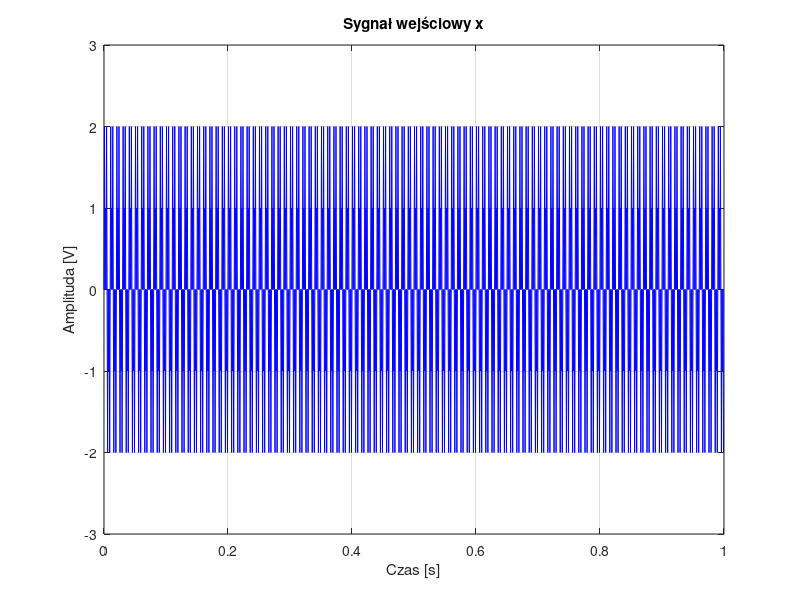
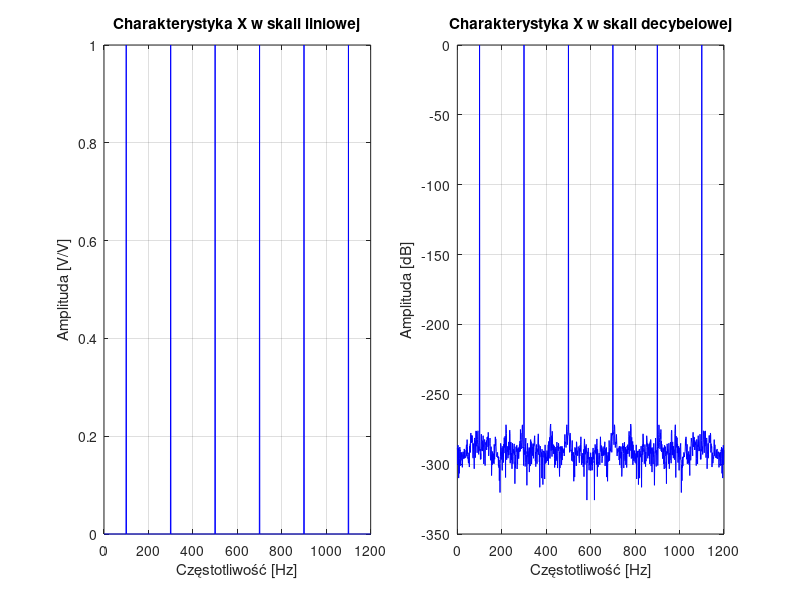
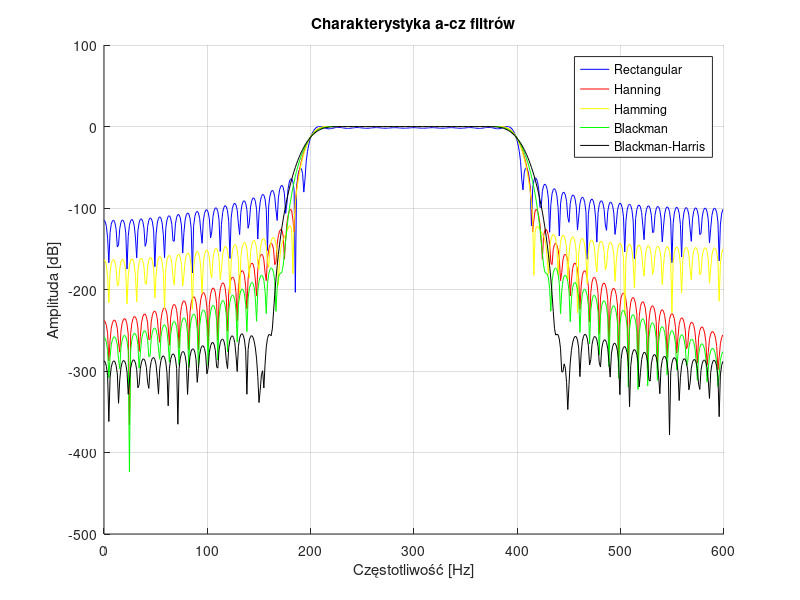
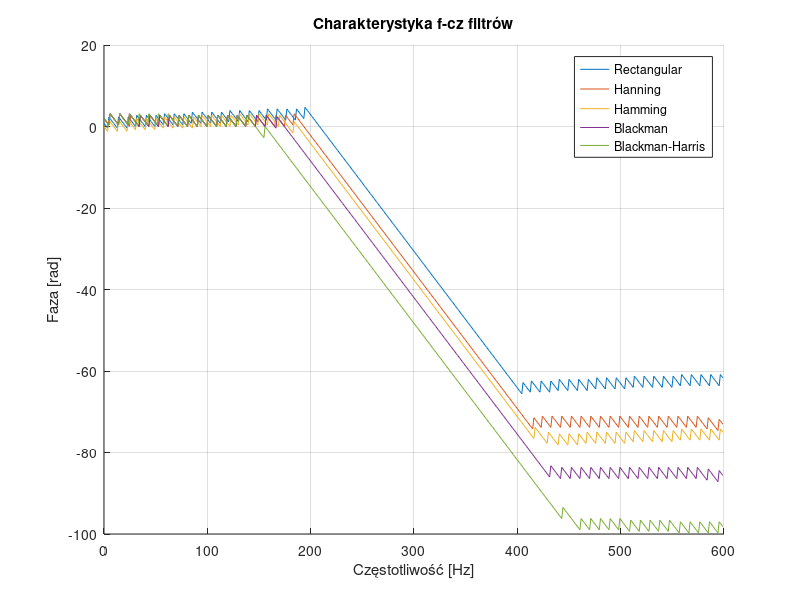

The MATLAB source for these figures, in order:
clc;
% Zadanie 1 - Projektowanie filtrów FIR metodą okien
clear all; close all;



%% Dane
N = 129;        % liczba próbek
fs = 1200;      % czżęstotliwość próbkowania

fp = 200;       % pasmo o szerokości 200Hz
fk = 400;       % częstotliwość środkowa 300Hz

band = [fp fk]/(fs/2);  % pasmo

%% Dane sygnał
L = 1200;
f1 = 100;
f2 = 300;
f3 = 500;

dt = 1/fs;                  % krok próbkowania
T  = L/fs;                  % czas trwania probkowania (1s)

sample = 0:dt:T-dt;         % przedział czasowy próbkowania

df = fs/L;
f  = 0:df:fs-df;

%% Tworzenie sygnału z sumy sinusów

s1 = @(t) sin(2*pi*f1*t);   
s2 = @(t) sin(2*pi*f2*t);
s3 = @(t) sin(2*pi*f3*t);

x = s1(sample) + s2(sample) + s3(sample);

X    = abs(fft(x)/(L/2));
X    = X/max(X);
Xlog = 20*log10(X);

%% Plotowanie sygnału wejściowego

t = dt*(0:L-1);
figure(1);
figure('Name', 'Sygnał wejściowy - suma 3 sygnałów (100Hz, 300Hz, 500Hz)');
set(figure(2),'units','points','position',[0,0,1440,750]);
plot(t, x,'b');
title('Sygnał wejściowy x');
xlabel('Czas [s]');
ylabel('Amplituda [V]');
grid;

figure('Name', 'Charakterystyka a-cz sygnału wejściowego');
set(figure(3),'units','points','position',[0,0,1440,750]);

subplot(1,2,1);
plot(f, abs(X),'b');
title('Charakterystyka X w skali liniowej');
xlabel('Częstotliwość [Hz]');
ylabel('Amplituda [V/V]');
grid;

subplot(1,2,2);
plot(f, Xlog,'b');
title('Charakterystyka X w skali decybelowej');
xlabel('Częstotliwość [Hz]');
ylabel('Amplituda [dB]');
grid;

%% Okna
wRct = rectwin(N);          % Prostokątne
wHan = hann(N);             % Hanning
wHam = hamming(N);          % Hamming
wBlk = blackman(N);         % Blackman
wBlH = blackmanharris(N);   % Blackman-Harris

%% Filtry
bRct = fir1(N-1, band, wRct);
bHan = fir1(N-1, band, wHan);
bHam = fir1(N-1, band, wHam);
bBlk = fir1(N-1, band, wBlk);
bBlH = fir1(N-1, band, wBlH);

% b = fir1(n,Wn,ftype) 
% designs a lowpass, highpass, bandpass, bandstop, or multiband filter,
% depending on the value of ftype and the number of elements of band.

[hRct, wRct] = freqz(bRct, 1, 512, fs);
[hHan, wHan] = freqz(bHan, 1, 512, fs);
[hHam, wHam] = freqz(bHam, 1, 512, fs);
[hBlk, wBlk] = freqz(bBlk, 1, 512, fs);
[hBlH, wBlH] = freqz(bBlH, 1, 512, fs);

% [h,w] = freqz(b,a,n) returns the n-point frequency response vector h 
% and the corresponding angular frequency vector w for the digital filter 
% with transfer function coefficients stored in b and a.

hRct    = hRct/max(hRct);
hlogRct = 20*log(abs(hRct));
hHan    = hHan/max(hHan);
hlogHam = 20*log(abs(hHam));
hHan    = hHan/max(hHan);
hlogHan = 20*log(abs(hHan));
hBlk    = hBlk/max(hBlk);
hlogBlk = 20*log(abs(hBlk));
hBlH    = hBlH/max(hBlH);
hlogBlH = 20*log(abs(hBlH));

%% Charakterystyka a-cz filtrów

figure('Name','Charakterystyka a-cz filtrów');
set(figure(4),'units','points','position',[0,0,1440,750]);
hold on;
plot(wRct, hlogRct,'b');
plot(wHan, hlogHan,'r');
plot(wHam, hlogHam,'y');
plot(wBlk, hlogBlk,'g');
plot(wBlH, hlogBlH,'k');
title('Charakterystyka a-cz filtrów');
legend('Rectangular','Hanning', 'Hamming', 'Blackman', 'Blackman-Harris');
xlabel('Częstotliwość [Hz]');
ylabel('Amplituda [dB]');
grid;
hold off;

%% Charakterystyka f-cz filtrów

pRct = unwrap(angle(hRct));
pHan = unwrap(angle(hHan));
pHam = unwrap(angle(hHam));
pBlk = unwrap(angle(hBlk));
pBlH = unwrap(angle(hBlH));

figure('Name','Charakterystyka f-cz filtrów');
set(figure(5),'units','points','position',[0,0,1440,750]);
hold on;
plot(wRct,pRct);
plot(wHan,pHan);
plot(wHam,pHam);
plot(wBlk,pBlk);
plot(wBlH,pBlH);
title('Charakterystyka f-cz filtrów');
legend('Rectangular','Hanning', 'Hamming', 'Blackman', 'Blackman-Harris');
xlabel('Częstotliwość [Hz]');
ylabel('Faza [rad]');
grid;
hold off;

%% Sygnał wyjściowy
yRct    = filter(bRct, 1, X);
YRct    = abs(fft(yRct)/(L/2));
YRct    = YRct/max(YRct);
YlogRct = 20*log10(YRct);

yHan    = filter(bHan, 1, x);
YHan    = abs(fft(yHan)/(L/2));
Yhan    = YHan/max(YHan);
YlogHan = 20*log10(YHan);

yHam    = filter(bHam, 1, x);
YHam    = abs(fft(yHam)/(L/2));
Yham    = YHam/max(YHam);
YlogHam = 20*log10(YHam);

yBlk    = filter(bBlk, 1, x);
YBlk    = abs(fft(yBlk)/(L/2));
YBlk    = YBlk/max(YBlk);
YlogBlk = 20*log10(YBlk);

yBlH    = filter(bBlH, 1, x);
YBlH    = abs(fft(yBlH)/(L/2));
YBlH    = YBlH/max(YBlH);
YlogBlH = 20*log10(YBlH);

%% Plotowanie sygnału wyjściowego

t = dt*(0:L-1);
figure('Name', 'Sygnał wyjściowy - różne okna');
set(figure(6),'units','points','position',[0,0,1440,750]);
hold on;
plot(t, abs(yRct),'b');
plot(t, abs(yHan),'r');
plot(t, abs(yHam),'y');
plot(t, abs(yBlk),'p');
plot(t, abs(yBlH),'g');
title('Sygnał wyjściowy y');
legend('Rectangular','Hanning', 'Hamming', 'Blackman', 'Blackman-Harris');
xlabel('Czas [s]');
ylabel('Amplituda [V]');
grid;
hold off;

figure('Name', 'Charakterystyka a-cz sygnału wyjściowego');
set(figure(7),'units','points','position',[0,0,1440,750]);

subplot(1,2,1);
hold on;
plot(f, abs(YRct),'b');
plot(f, abs(YHan),'r');
plot(f, abs(YHam),'y');
plot(f, abs(YBlk),'p');
plot(f, abs(YBlH),'g');
title('Charakterystyka Y w skali liniowej');
legend('Rectangular','Hanning', 'Hamming', 'Blackman', 'Blackman-Harris');
xlabel('Częstotliwość [Hz]');
ylabel('Amplituda [V/V]');
grid;
hold off;

subplot(1,2,2);
hold on;
plot(f, YlogRct,'b');
plot(f, YlogHan,'r');
plot(f, YlogHam,'y');
plot(f, YlogBlk,'p');
plot(f, YlogBlH,'g');
title('Charakterystyka Y w skali decybelowej');
legend('Rectangular','Hanning', 'Hamming', 'Blackman', 'Blackman-Harris');
xlabel('Częstotliwość [Hz]');
ylabel('Amplituda [dB]');
grid;
hold off;

% Przyjmij stała długość filtru
%N=128 próbek albo 129 próbek. Jakie są konsekwencje tej różnicy?


% Z wykresów wynika, że w "nieidealnym" filtrze FIR zawsze występuje pasmo 
% przejściowe (transition band) w pobliżu częstotliwości granicznej. 
% Zgodnie z przewidywaniem, większa długość filtru powoduje zmniejszenie szerokości
% pasma przejściowego. W paśmie zaporowym występują zafalowania, 
% ich kształt również zależy od długości filtru.

% Większe okno obejmie dłuższy fragment idealnej odpowiedzi impulsowej filtru, 
% a więc można się spodziewać że charakterystyka filtru będzie "dokładniejsza".

% FIR. Polega na mnożeniu idealnej charakterystyki filtru 
% (np. dolnoprzepustowego, górnoprzepustowego, pasmowości pasywnej itp.) 
% przez tzw. funkcję okna. Funkcja okna jest używana do ograniczenia 
% odpowiedzi impulsowej filtra, co pozwala na kontrolę przebiegu czasowego 
% i częstotliwościowego charakterystyki filtru.

